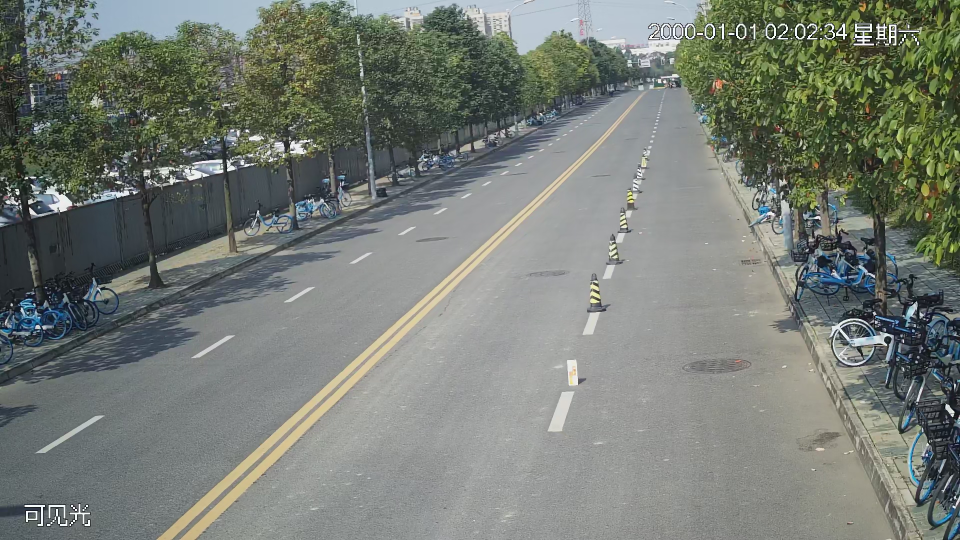
#> input picture 15432-0003.png, 1920 x 1080 px, found by its file name (shown at 1/2 size)
$ python draw_maks.py
#> lines starting #> are read from the running program, lines starting #| are printed output that depends on the picture
import numpy as np
import cv2


# masks = np.zeros((1080, 1920), np.uint8)
masks = cv2.imread("/Users/sonny_he/Desktop/opencv_learning/15432-0003.png")
#> masks is the input picture: shape (1080, 1920, 3); mean B, G, R 117.2, 124.4, 118.6
# for center in center_together:
'''for i in range(1920):
        for j in range(1080):
            if center[0][0]  < i < center[1][0] & center[1][1] < j < center[0][1]:
                masks[i][j] = 0'''
#
pts1 = np.array([[0, 1080], [390, 1080], [1215, 278], [1400, 278], [1730, 1080], [1920, 1080], [1920, 0], [0,0]])
pts2 = np.array([[980,1080], [1100, 1080], [1340,178],[1325,178]])
pts3 = np.array([[0, 1080], [1920, 1080], [1920, 980], [0, 980]])
cv2.fillPoly(masks, [pts1], (0,0,0), 8, 0)
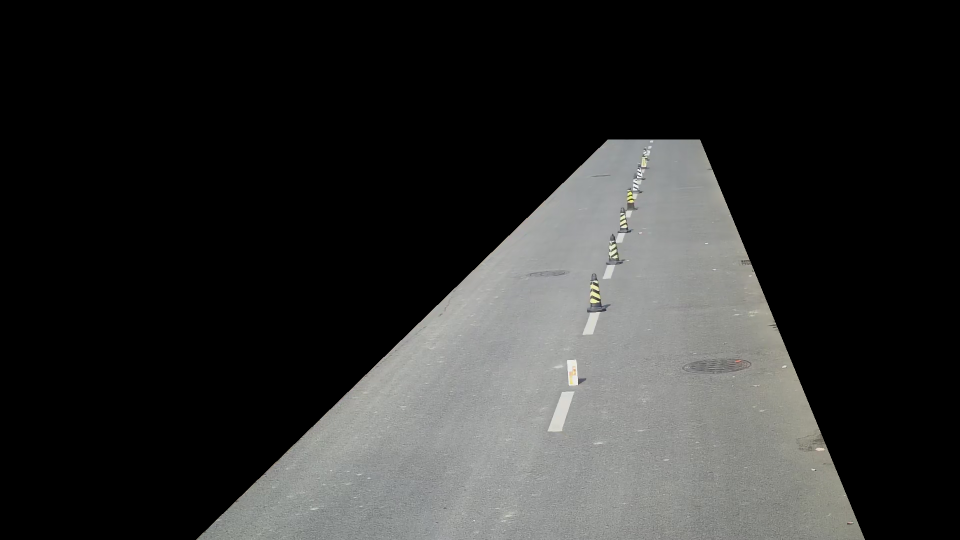
#> masks: shape (1080, 1920, 3) (shown at 1/2 size); mean B, G, R 44.8, 45.7, 45.2
cv2.fillPoly(masks, [pts2], (0,0,0), 8, 0)
cv2.fillPoly(masks, [pts3], (0,0,0), 8, 0)
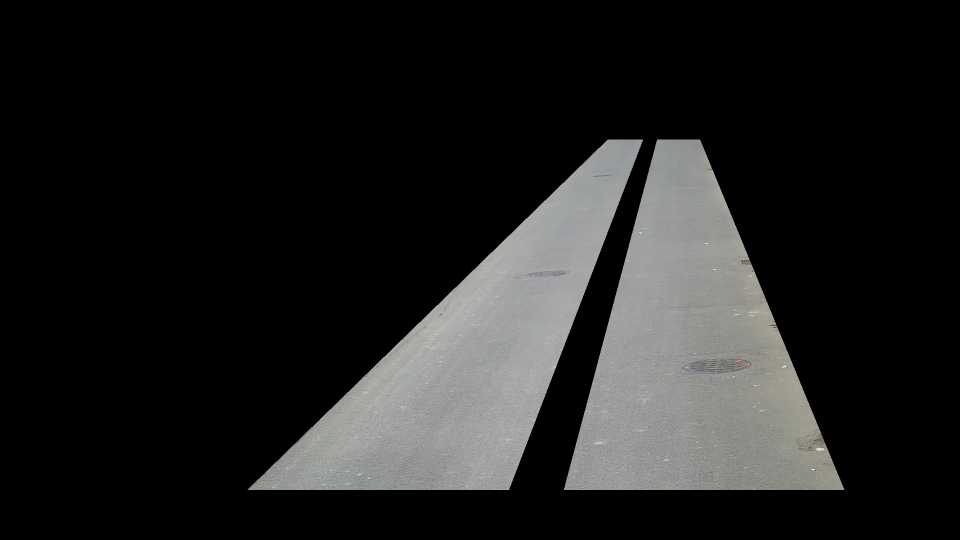
#> masks: shape (1080, 1920, 3) (shown at 1/2 size); mean B, G, R 32.2, 32.9, 32.6
# mask = cv2.rectangle(masks,(100, 100), (200, 200), 255, 1 , 4)


cv2.imwrite('masks_test6.png',masks)
